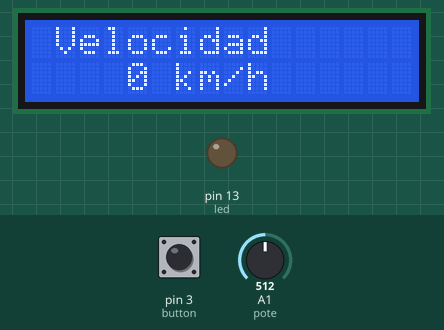
This sketch was run on a simulated Arduino Uno, built with avr-gcc and run on an emulated ATmega328P. On the bench: 16×2 character LCD, output pins drawn as LEDs (lit = HIGH). Inputs (shaded band) come from the test bench; at power-on: A1 (pote) = 512, pin 3 (button) LOW.

Above: at 2.3 s.
2.4 s: A1 (pote) set to 354
At 2.9 s:
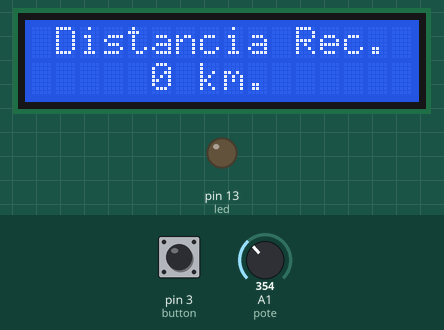
3.9 s: A1 (pote) set to 322
At 4.11 s:
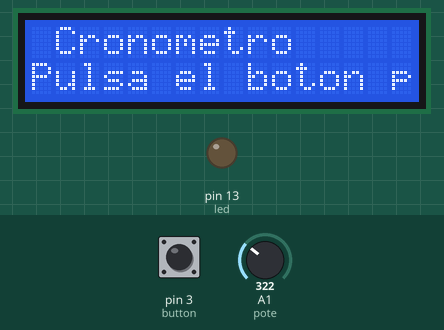
6.4 s: A1 (pote) set to 184
8.9 s: A1 (pote) set to 153
At 9.4 s:
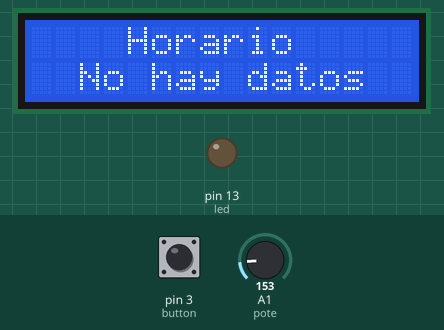
10.5 s: A1 (pote) set to 306
At 10.7 s:
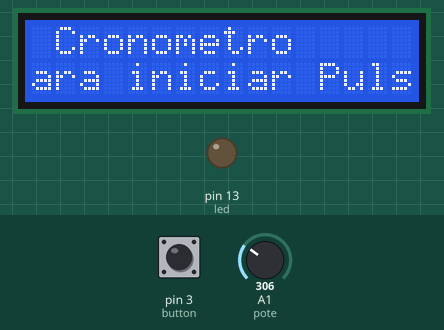
12.9 s: A1 (pote) set to 716
At 13.5 s:
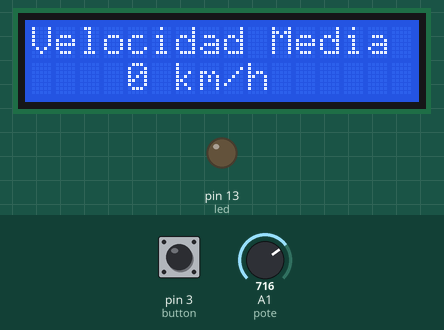
Timing chart, 0 to 15.5 s (numbered marks = the images above; inputs shaded):
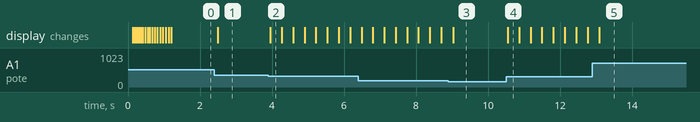

The sketch:

BikeControl.ino
```cpp
const int TICKS_DELAY = 50;
const int WELCOME_TICKS = 50;

#include <Wire.h>
#include <LiquidCrystal_I2C.h>
LiquidCrystal_I2C lcd (0x27, 16, 2);

#include <DHT.h>
#define DHTPIN 2
#define DHTTYPE DHT11

DHT dht(DHTPIN, DHTTYPE);

#define pote A1
#define button 3
#define led 13

// #define forn (MAX) for (int q=0; q<MAX; q++)

#define keyLetter '$' // $message$

const String PRESS_BT_CHR = "Pulsa el boton para iniciar ";
int chrDisplayCounter = 0;

int mode; int cMode = 1;
String coms_msg;
int laps, pLaps = 0;
String actualTime = "No hay datos";
String actualSpeed = "0 km/h";
String goalDistance = "No hay datos";
String traveledDistance = "0 km.";
String avgSpeed = "0 km/h";
double remainingDistance;

const int qChron = 15; int chrCounter = 0; bool chrStarted = false;
int chrTime[3];

void setup() {
  Serial.begin (9600);
  pinMode (pote, INPUT);
  pinMode (led, OUTPUT);

  Wire.begin(); lcd.begin(16, 2);
  lcd.clear(); lcd.backlight();

  dht.begin();

  lcd.setCursor(0,0); lcd.print("Bienvenido");
  for (int a=0; a<17; a++) {  progressBar(a); delay(WELCOME_TICKS); }
  lcd.clear();
}

void progressBar (int n) {
  for (int u=0; u<n; u++){
    lcd.setCursor(u, 1);
    lcd.print (".");
  }
}

String readLine () {
  String acc = "";
  if ((char)Serial.read() == keyLetter) {
      while ((char)Serial.read() != keyLetter) { acc += Serial.read(); }
  }
  return acc;
}

void Display (String upper, String lower){
  lcd.setCursor(0,0); lcd.print(upper);
  lcd.setCursor(0, 1); lcd.print(lower);

  if (upper.length() > 16 or lower.length() > 16){
    lcd.scrollDisplayLeft();
    delay(250);
  }
}

void updateData (String data) {
    actualTime = ""; for (int q=0; q<8; q++) { actualTime += data[q]; }
    actualSpeed = ""; for (int q=0; q<2; q++) { actualSpeed += data[8+q]; } // km per hour
    goalDistance = ""; for (int q=0; q<2; q++) { goalDistance += data[10+q]; } // km
    traveledDistance = ""; for (int q=0; q<2; q++) { traveledDistance += data[12+q]; } // km
    remainingDistance = goalDistance.toFloat () - traveledDistance.toFloat (); // km
    avgSpeed = ""; for (int q=0; q<3; q++) { avgSpeed += data[14+q]; }
}

void displayTime (int Time[]){

  lcd.setCursor(6,1); lcd.print(":");
  lcd.setCursor(9,1); lcd.print(":");

  if (Time[0] < 10){
    lcd.setCursor(4, 1); lcd.print("0");
    lcd.setCursor(5, 1); lcd.print(Time[0]);
  } else {
    lcd.setCursor(4, 1); lcd.print(Time[0]);
  }

  if (Time[1] < 10){
    lcd.setCursor(7, 1); lcd.print("0");
    lcd.setCursor(8, 1); lcd.print(Time[1]);
  } else {
    lcd.setCursor(7, 1); lcd.print(Time[1]);
  }

  if (Time[2] < 10){
    lcd.setCursor(10, 1); lcd.print("0");
    lcd.setCursor(11, 1); lcd.print(Time[2]);
  } else {
    lcd.setCursor(10, 1); lcd.print(Time[2]);
  }
}

void restartChr () {
  for (int i=0; i<3; i++) { chrTime[i] = 0; }
  chrCounter = 0; pLaps = 0; chrDisplayCounter = 0;
  lcd.clear(); lcd.setCursor (0,0); lcd.print(" Cronometro");
}

void updateChr () {

  chrTime[0] = int (chrCounter / 3600);
  chrTime[1] = int ((chrCounter - chrTime[0] * 3600) / 60);
  chrTime[2] = int ((chrCounter - chrTime[0] * 3600) % 60);

  Serial.print(chrTime[0]); Serial.print(" ");
  Serial.print(chrTime[1]); Serial.print(" ");
  Serial.print(chrTime[2]); Serial.println();
}

void loop() {

  coms_msg = readLine ();
  if (coms_msg.length() > 0) { updateData (coms_msg); laps++; }
  mode = map (analogRead (pote), 0, 1010, 1, 7);

  switch (mode) {
    case 1: // Display Time
      if (cMode != 1){
        lcd.clear();
      }
      lcd.setCursor (0,0); lcd.print("    Horario ");
      lcd.setCursor (0,1);
      if (actualTime.length()<12){lcd.print ("    "+actualTime);}
      else {lcd.print("  "+actualTime);}
      cMode = 1;
      break;
    case 2: // Display Chronometre
      if (cMode != 2) {
        lcd.clear(); lcd.setCursor (0,0); lcd.print(" Cronometro");
      }
      if (digitalRead(button) == 1) { chrStarted = !chrStarted; restartChr(); digitalWrite (led, chrStarted ? 1:0); }
      if (chrStarted) {
        updateChr(); displayTime(chrTime);
      } else {
        lcd.setCursor(0,1);
        String buff = "";
        for (int z=chrDisplayCounter; z<chrDisplayCounter+16; z++){
          buff += PRESS_BT_CHR[z % PRESS_BT_CHR.length()];
        }
        lcd.print(buff);
        delay(250);
        chrDisplayCounter++;
      }
      cMode = 2;
      break;
    case 3: // Display Distance Done
      if (cMode != 3){ lcd.clear(); lcd.home(); lcd.print(" Distancia Rec.");}
      lcd.setCursor(0,1); lcd.print("     "+traveledDistance);
      cMode = 3;
      break;
    case 4: // Display Speed
      if (cMode != 4) {
        lcd.clear(); lcd.setCursor (0,0); lcd.print(" Velocidad");
      }
      lcd.setCursor(0,1); lcd.print ("    "+ actualSpeed);
      cMode = 4;
      break;
    case 5: // Display average speed
      if (cMode != 5) {
        lcd.clear(); lcd.setCursor (0,0); lcd.print("Velocidad Media");
      }
      lcd.setCursor(0,1); lcd.print ("    " + avgSpeed);
      cMode = 5;
      break;
    case 6:
      if (cMode != 6) {lcd.clear();}
      lcd.setCursor (0,0); lcd.print ("-> Temp (C): " + String (dht.readTemperature()));
      lcd.setCursor (0,1); lcd.print ("-> Hum (%): " + String (dht.readHumidity()));
      cMode = 6;
      break;
  }

   if (chrStarted) {
    if (pLaps % qChron == 0) { chrCounter++; pLaps = 0; }
    pLaps++;
  }

  /*
    Serial.print(mode); Serial.print(" ");
    Serial.print(chrStarted?"Y":"N"); Serial.print(" ");
    Serial.print(chrCounter); Serial.print(" ");
    Serial.print(pLaps); Serial.print(" ");
    Serial.println();
  */

  delay(TICKS_DELAY);
}
```

Measured:
- the behaviour switches between 337 and 336 on A1 (pote) (found by bisection; images 1 and 2)
- the behaviour switches between 169 and 168 on A1 (pote) (found by bisection; images 2 and 3)
- after the input at 2.4 s, the display: changes after 0.09 s (image 1)
- after the input at 3.9 s, the display: changes after 0.06 s (image 2)
- after the input at 8.9 s, the display: changes after 0.13 s (image 3)
- after the input at 10.5 s, the display: changes after 0.05 s (image 4)
- after the input at 12.9 s, the display: changes after 0.19 s (image 5)
